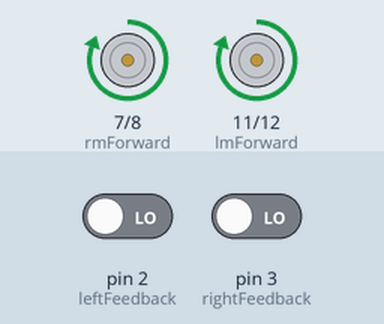
A sketch run on a simulated Arduino Uno, built with avr-gcc and run on an emulated ATmega328P. On the bench: motor-driver pin pairs drawn as motors (green arrow = first pin HIGH = forward, orange = second pin HIGH = backward, longer = more drive, scaled by the enable pin). Inputs (shaded band) come from the test bench; at power-on: pin 2 (leftFeedback) LOW, pin 3 (rightFeedback) LOW. At 26.2 s the program stops and its outputs stay as they are.

Above: at 0.1 s.
At 6.6 s:
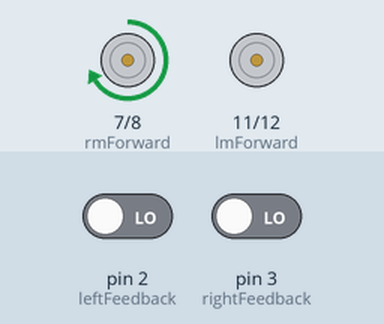
At 11.3 s:
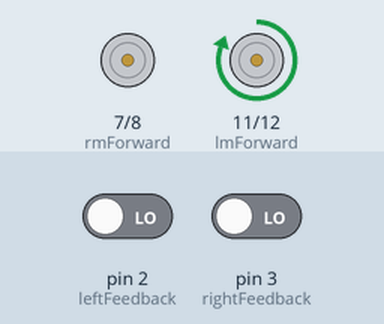
At 21.2 s:
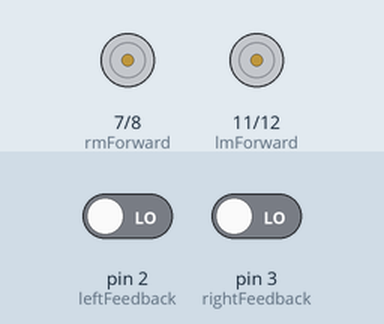
Timing chart, 0 to 22.7 s (numbered marks = the images above):
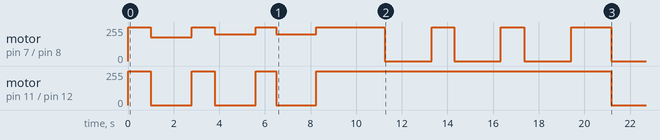

The sketch:

8_yeah_.ino
```cpp
//variable declarations
int rmForward = 7;
int rmReverse = 8;
int rmEnabled = 9;
int lmForward = 11;
int lmReverse = 12;
int lmEnabled = 10;
const int leftFeedback = 2;
const int rightFeedback = 3;
volatile int leftcounter = 0;
volatile int rightcounter = 0;

void forwards(){
  digitalWrite(rmForward, HIGH);
  digitalWrite(lmForward, HIGH);
  digitalWrite(rmEnabled, HIGH);
  digitalWrite(lmEnabled, HIGH);
}

void reverse(){
  digitalWrite(rmEnabled, HIGH);
  digitalWrite(lmEnabled, HIGH);
  digitalWrite(rmReverse, HIGH);
  digitalWrite(lmReverse, HIGH);
}

void cancel(){
  digitalWrite(rmForward, LOW);
  digitalWrite(lmForward, LOW);
  digitalWrite(rmReverse, LOW);
  digitalWrite(lmReverse, LOW);
  digitalWrite(rmEnabled, LOW);
  digitalWrite(lmEnabled, LOW);
}

void speedSteering(int lSpeed, int rSpeed, bool forward){
  if (forward){
    digitalWrite(rmForward, HIGH);
    digitalWrite(lmForward, HIGH);
    digitalWrite(rmReverse, LOW);
    digitalWrite(lmReverse, LOW);
  }
  else
  {
  digitalWrite(rmForward, LOW);
  digitalWrite(lmForward, LOW);
  digitalWrite(rmReverse, HIGH);
  digitalWrite(lmReverse, HIGH);
  }

  analogWrite(rmEnabled, rSpeed);
  analogWrite(lmEnabled, lSpeed);
}

void setup() {
  Serial.begin(115200);
  attachInterrupt(digitalPinToInterrupt(leftFeedback), LeftMotorISR, RISING);
  attachInterrupt(digitalPinToInterrupt(rightFeedback), RightMotorISR, RISING);

  pinMode(rmForward, OUTPUT);
  pinMode(rmReverse, OUTPUT);
  pinMode(rmEnabled, OUTPUT);
  pinMode(lmForward, OUTPUT);
  pinMode(lmReverse, OUTPUT);
  pinMode(lmEnabled, OUTPUT);
  pinMode(2, INPUT);
  pinMode(3, INPUT);
}

void straight(){
  speedSteering(170, 170, true);

  if (leftcounter < rightcounter) {
    speedSteering(255, 170, true);
  }
  else if (rightcounter < leftcounter) {
    speedSteering(170, 255, true);

  }
}

void loop() {

   //Moves the rover in a square, turning left
  forwards();
  delay(1000);
  speedSteering(0, 180, true);
  delay(1800);
  forwards();
  delay(1000);
  speedSteering(0, 200, true);
  delay(1800);
  forwards();
  delay(900);
  speedSteering(0, 190, true);
  delay(1750);
  forwards();
  delay(3000);


  //Moves the rover in a square turning right

  speedSteering(255,0,true);
  delay(2050);
  forwards();
  delay(1000);
  speedSteering(255, 0, true);
  delay(2025);
  forwards();
  delay(1050);
  speedSteering(255, 0,true);
  delay(2050);
  forwards();
  delay(1750);


  cancel();
  delay(5000);
  exit(0);
}

void LeftMotorISR(){
  leftcounter++;
}

void RightMotorISR(){
  rightcounter++;
}
```

Measured:
- by itself, motor on pin 11 (lmForward) / pin 12 (lmReverse): goes 3 × (forward 255/255 1.0 s, stopped 1.8 s), forward 255/255 12.9 s, then stopped
- by itself, motor on pin 7 (rmForward) / pin 8 (rmReverse): stopped → forward 255/255 at 0.00 s, → forward 180/255 1.0 s later, → forward 255/255 1.8 s later, → forward 200/255 1.0 s later, … (14 changes in this stretch)
